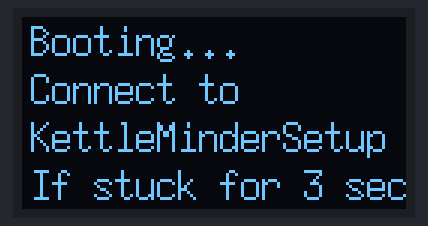
Bench run of a sketch on a simulated ESP8266 (NodeMCU). On the bench: 128×64 one-colour display. WiFi joins after 1.5 s; servers stay silent unless stated; what the sketch prints to the serial monitor is not drawn.

Above: at 0.1 s.
At 2.6 s:
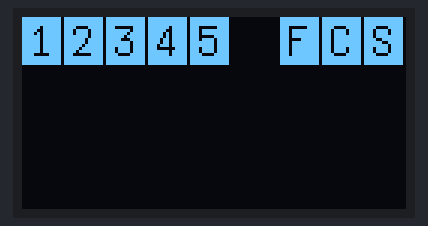
At 11.6 s:
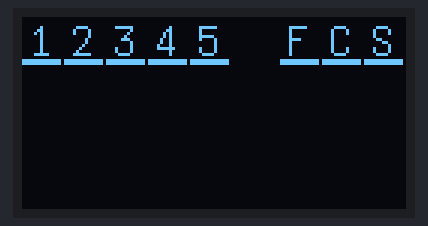
At 18.6 s:
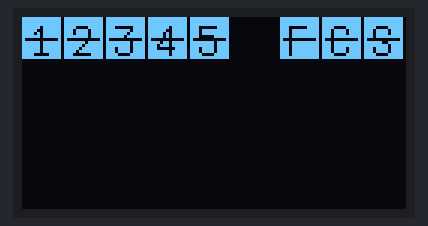
At 26.6 s:
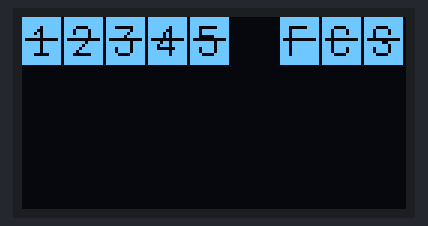
At 37.7 s:
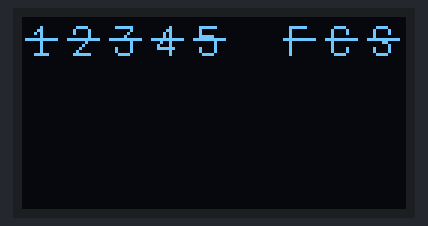

The sketch:

kettle_minder_arduino.ino
```cpp
#include <Arduino.h>
#include <U8g2lib.h>
#include <FastLED.h>
#include <ESP8266WiFi.h>
#include <WiFiClient.h>
#include <ESP8266WebServer.h>
#include <ESP8266mDNS.h>
#include <WiFiManager.h>

WiFiServer server(80);

U8G2_SSD1306_128X64_NONAME_F_SW_I2C u8g2(U8G2_R0, /* clock=*/ 12, /* data=*/ 14, /* reset=*/ U8X8_PIN_NONE);   // ESP32 Thing, pure SW emulated I2C

#define C_NUM_TBI (8U)
#define C_NUM_NUM_TBI (5U)

union topBarItem_t
{
  struct
  {
      uint8_t trip: 1;
      uint8_t tripD: 1;
      uint8_t sel: 1;
      uint8_t dcon: 1;
  } v;
  uint8_t b;
};

topBarItem_t topBarItem[C_NUM_TBI];

void setup() {
  Serial.begin(115200U);
  u8g2.begin();
  u8g2.setFont(u8g2_font_7x14_tf);
  u8g2.drawStr(3U, 13U, "Booting...");
  u8g2.drawStr(3U, 13U + 16U, "Connect to ");
  u8g2.drawStr(3U, 13U + 16U * 2U, "KettleMinderSetup");
  u8g2.drawStr(3u, 13U + 16U * 3U, "If stuck for 3 sec");
  u8g2.sendBuffer();
  for (uint8_t i = 0; i < C_NUM_TBI; i++)
  {
    topBarItem[i].v.trip = 1U;
  }

  WiFiManager wifiManager;
  wifiManager.autoConnect("KettleMinderSetup");

  Serial.println("Connected.");
}

void TBITripTog()
{
  for (uint8_t i = 0; i < C_NUM_TBI; i++)
  {
    if (topBarItem[i].v.trip == 0)
    {
      topBarItem[i].v.tripD = 0;
    }
    else
    {
      topBarItem[i].v.tripD ^= 1U;
    }
  }
}

void drawTopBar()
{
  char str[] = " ";
  u8g2.setFontMode(1);
  u8g2.setFont(u8g2_font_7x14_tf);
  for (uint8_t i = 0; i < C_NUM_NUM_TBI; i++)
  {
    str[0] = i + '1';
    if (topBarItem[i].v.tripD != 0)
    {
      u8g2.setDrawColor(1);
      u8g2.drawBox(i * 14, 0, 13, 16);
      u8g2.setDrawColor(0);
      u8g2.drawStr(3U + i * 14U, 13U, str);
    }
    else
    {
      u8g2.setDrawColor(1);
      u8g2.drawStr(3U + i * 14U, 13U, str);
    }
    if (topBarItem[i].v.dcon != 0)
    {
      u8g2.drawHLine(1 + i*14, 7, 11);
    }
    if (topBarItem[i].v.sel != 0)
    {
      u8g2.drawBox(i*14, 14, 13, 2);
    }
  }
  for (uint8_t i = C_NUM_NUM_TBI; i < C_NUM_TBI; i++)
  {
    switch (i)
    {
      case C_NUM_NUM_TBI:
        str[0] = 'F';
        break;
      case C_NUM_NUM_TBI+1U:
        str[0] = 'C';
        break;
      case C_NUM_NUM_TBI+2U:
        str[0] = 'S';
        break;
    }
    if (topBarItem[i].v.tripD != 0)
    {
      u8g2.setDrawColor(1);
      u8g2.drawBox(86U + (i-C_NUM_NUM_TBI) * 14U, 0, 13U, 16U);
      u8g2.setDrawColor(0);
      u8g2.drawStr(89U + (i-C_NUM_NUM_TBI) * 14U, 13U, str);
    }
    else
    {
      u8g2.setDrawColor(1);
      u8g2.drawStr(89U + (i-C_NUM_NUM_TBI) * 14, 13, str);
    }
    if (topBarItem[i].v.dcon != 0)
    {
      u8g2.drawHLine(87U + (i-C_NUM_NUM_TBI)*14, 7, 11);
    }
    if (topBarItem[i].v.sel != 0)
    {
      u8g2.drawBox(86U + (i-C_NUM_NUM_TBI)*14, 14, 13, 2);
    }
  }
}

void loop() {
  EVERY_N_MILLISECONDS(5000)
  {
    for (uint8_t i = 0; i < C_NUM_TBI; i++)
    {
      topBarItem[i].v.dcon ^= 1U;
    }
  }
  EVERY_N_MILLISECONDS(3000)
  {
    for (uint8_t i = 0; i < C_NUM_TBI; i++)
    {
      topBarItem[i].v.sel ^= 1U;
    }
  }
  EVERY_N_MILLISECONDS(1000)
  {
    u8g2.clearBuffer();
    TBITripTog();
    drawTopBar();
    u8g2.sendBuffer();
  }
}
```

Measured:
- what the display in image 1 shows lasts 1.0 s, from 2.6 s to 3.6 s
